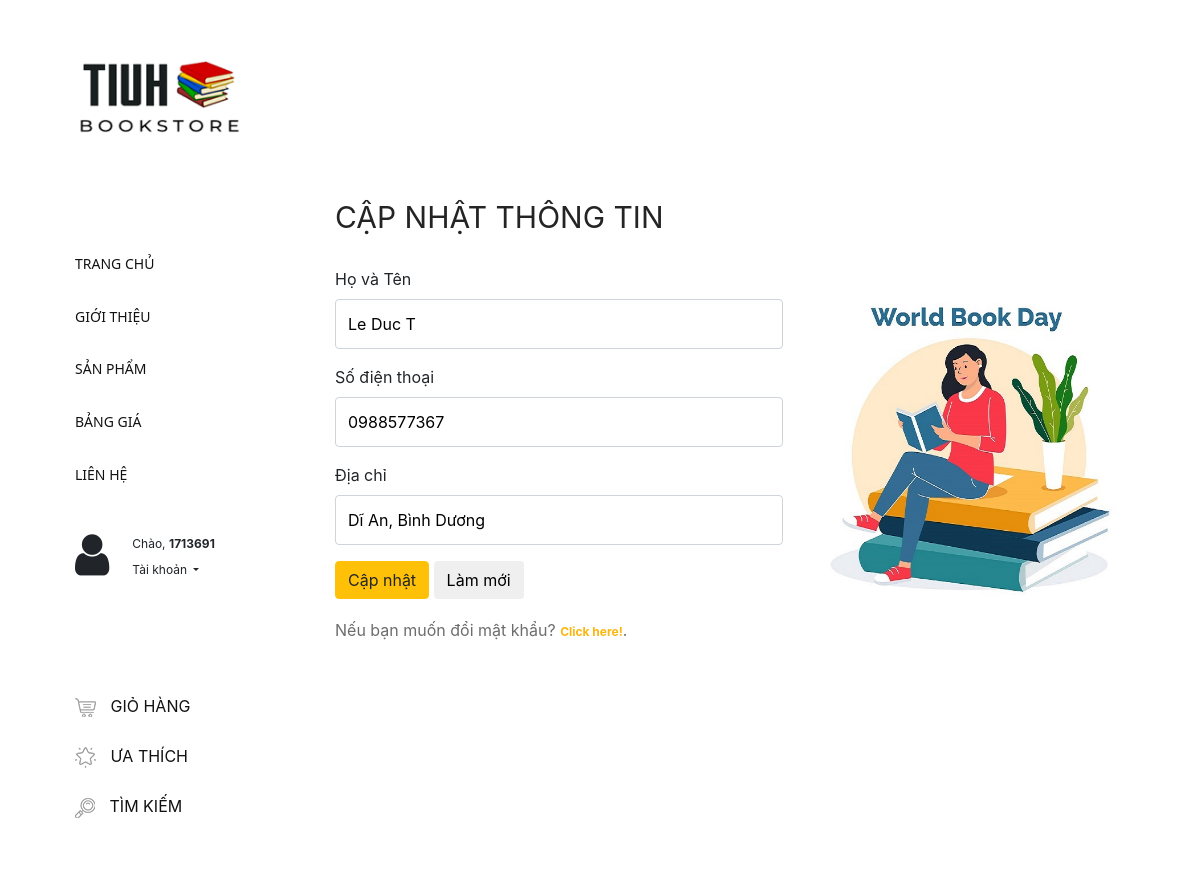
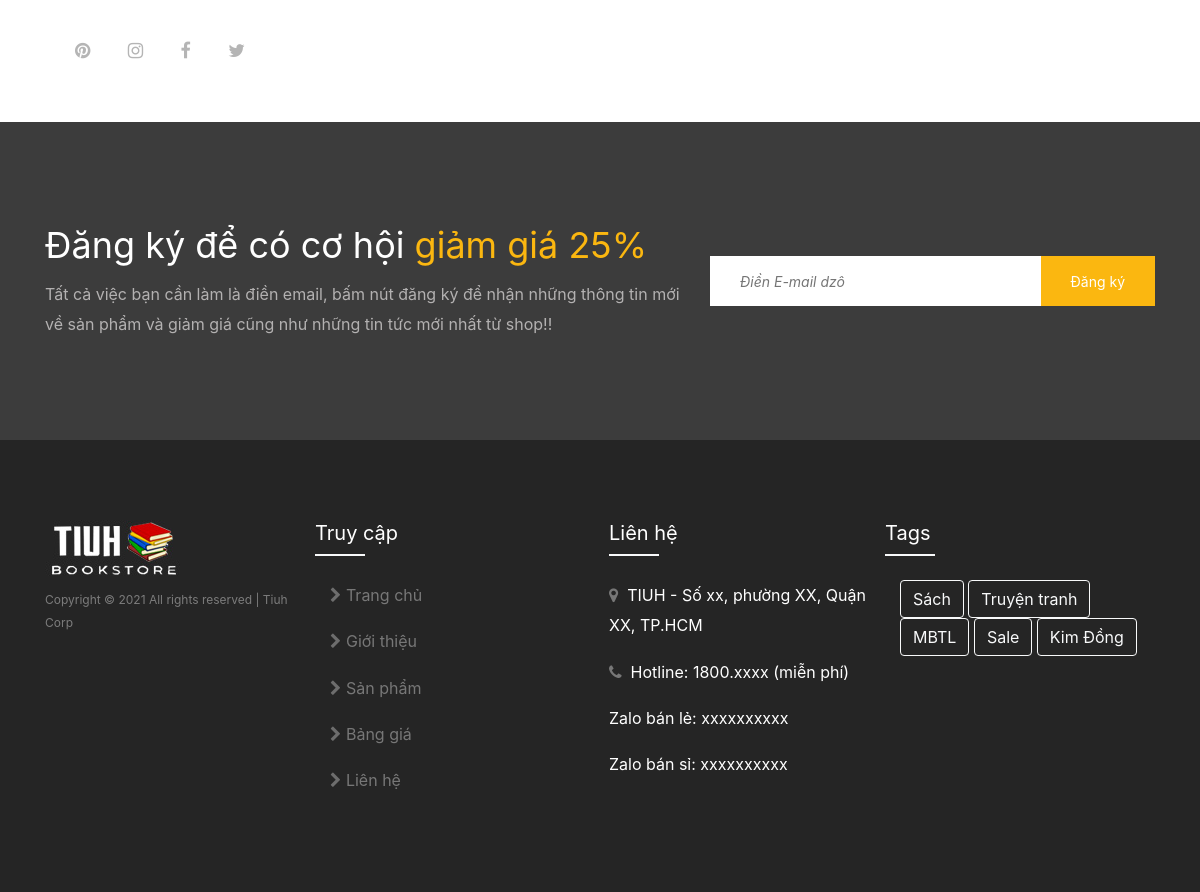
/edit-user.php (signed in), run on the app's committed database (2 pictures, top to bottom).
### tables this page shows
CREATE TABLE IF NOT EXISTS `users` (
  `id` int(11) NOT NULL AUTO_INCREMENT,
  `username` varchar(50) NOT NULL,
  `password` varchar(255) NOT NULL,
  `created_at` datetime DEFAULT current_timestamp(),
  `name` varchar(25) NOT NULL,
  `phone` varchar(11) NOT NULL,
  `address` text NOT NULL,
  `user_level` int(11) DEFAULT 0,
  PRIMARY KEY (`id`),
  UNIQUE KEY `username` (`username`)
);

### function.php (called while the page is built, shortened)
<?php
  function isNotLoggedIn() {
    if(!isset($_SESSION["loggedin"]) || $_SESSION["loggedin"] !== true){
      return true;
    } else {
      return false;
    }
  }
?>

### edit-user.php (the view, shortened to what this page needs)
<?php
include 'config.php';
include 'function.php';
$id = $_SESSION["id"];
$qry = mysqli_query($con,"select * from users where id='$id'");
$row = mysqli_fetch_array($qry);
?>
<!DOCTYPE html>
<html lang="vi">
<head>
    <link rel="stylesheet" href="css/core-style.css">
    <link rel="stylesheet" href="style.css">
</head>
<body>
    <div class="main-content-wrapper d-flex clearfix">
        <header class="header-area clearfix">
            <div class="logo">
                <a href="index.php"><img src="img/core-img/logo_1.png" alt=""></a>
            </div>
            <nav class="amado-nav">
                <ul>
                    <li><a href="index.php">Trang chủ</a></li>
                    <li><a href="intro.php">Giới thiệu</a></li>
                    <li><a href="product.php?category=horror">Sản phẩm</a></li>
                    <li><a href="price-list.php">Bảng giá</a></li>
                    <li><a href="contact.php">Liên hệ</a></li>
                </ul>
            </nav>
            <div class="amado-btn-group mt-30 mb-100">
                <div class="row">
                    <div class="col-2">
                        <i class="fa fa-3x fa-user" <?php if (isNotLoggedIn()){ echo 'style="display:none;"'; } ?>></i>
                    </div>
                    <div class="col-10">
                        <a class="dropdown-item" href="reset-password.php"
                            <?php if (isNotLoggedIn()){ echo 'style="display:none;"'; } ?>>Chào,
                            <b><?php echo htmlspecialchars($_SESSION["username"]); ?></b></a>
                        <div class="dropdown" <?php if (isNotLoggedIn()){ echo 'style="display:none;"'; } ?>>
                            <a class="dropdown-item dropdown-toggle" href="#" id="dropdownMenuLink"
                                data-toggle="dropdown" aria-haspopup="true" aria-expanded="false" <?php if (isNotLoggedIn()){ echo 'style="display:none;"'; } ?>>
                                Tài khoản
                            </a>
                        </div>
                    </div>
                </div>
            </div>
            <div class="cart-fav-search mb-100">
                <a href="cart.php" class="cart-nav"><img src="img/core-img/cart.png" alt=""> Giỏ hàng
                    <span></span></a>
                <a href="#" class="fav-nav"><img src="img/core-img/favorites.png" alt=""> Ưa thích</a>
                <a href="#" class="search-nav"><img src="img/core-img/search.png" alt=""> Tìm kiếm</a>
            </div>
            <div class="social-info d-flex justify-content-between">
                <a href="#"><i class="fa fa-pinterest" aria-hidden="true"></i></a>
                <a href="#"><i class="fa fa-instagram" aria-hidden="true"></i></a>
                <a href="#"><i class="fa fa-facebook" aria-hidden="true"></i></a>
                <a href="#"><i class="fa fa-twitter" aria-hidden="true"></i></a>
            </div>
        </header>
        <div class="cart-table-area section-padding-100">
            <div class="container pt-5 justify-content-center">
                <div class="row">
                    <div class="col-lg-7 col-md-12 col-xs-12">
                        <div class="cart-title mt-50">
                            <h2>CẬP NHẬT THÔNG TIN</h2>
                        </div>
                        <form action="<?php echo htmlspecialchars($_SERVER["PHP_SELF"]); ?>" method="post">
                            <div class="form-group">
                                <label>Họ và Tên</label>
                                <input type="text" id="name" name="name" class="form-control"
                                    value="<?php echo $row["name"]?>">
                            </div>
                            <div class="form-group">
                                <label>Số điện thoại</label>
                                <input type="number" id="phone" name="phone" class="form-control"
                                    value="<?php echo $row["phone"] ?>">
                            </div>
                            <div class="form-group">
                                <label>Địa chỉ</label>
                                <input type="text" id="address" name="address" class="form-control"
                                    value="<?php echo $row["address"] ?>">
                            </div>
                            <div class="form-group">
                                <input type="submit" name="update" class="btn btn-warning" value="Cập nhật"
                                    onclick="javascript:check()">
                                <input type="reset" class="btn btn-default" value="Làm mới">
                            </div>
                            <p>Nếu bạn muốn đổi mật khẩu? <a href="changepw.php" style="color: #fbb710; font-weight: bold;">Click here!</a>.</p>
                        </form>
                    </div>
                    <div class="col-lg-5 col-md-12 col-xs-12">
                        <div class="row h-25">
                        </div>
                        <div class="row">
                            <img src="img/intro-img/signup.jpg" alt="">
                        </div>
                    </div>
                </div>
            </div>
        </div>
    </div>
    <section class="newsletter-area section-padding-100-0">
        <div class="container">
            <div class="row align-items-center">
                <div class="col-12 col-lg-6 col-xl-7">
                    <div class="newsletter-text mb-100">
                        <h2>Đăng ký để có cơ hội <span> giảm giá 25%</span></h2>
                        <p>Tất cả việc bạn cần làm là điền email, bấm nút đăng ký để nhận những thông tin mới về sản
                            phẩm và giảm giá cũng như những tin tức mới nhất từ shop!!</p>
                    </div>
                </div>
                <div class="col-12 col-lg-6 col-xl-5">
                    <div class="newsletter-form mb-100">
                        <form action="#" method="post">
                            <input id="mail-check" type="email" name="email" class="nl-email"
                                placeholder="Điền E-mail dzô">
                            <input type="submit" onclick="showMess()" value="Đăng ký">
                        </form>
                    </div>
                </div>
            </div>
        </div>
    </section>
    <footer class="footer_area clearfix">
        <div class="container">
            <div class="row">
                <div class="col-md-3">
                    <div class="single_widget_area">
                        <div class="footer-logo mr-50">
                            <a href="index.php"><img src="img/core-img/logo_2.png" alt=""></a>
                        </div>
                        <p class="copywrite">
                            Copyright &copy;
                             All rights reserved | Tiuh Corp
                        </p>
                    </div>
                </div>
                <div class="col-md-3">
                    <div class="row">
                        <h5 style="color: white;">Truy cập</h5>
                    </div>
                    <div class="row mb-4">
                        <div class="underline bg-light" style="width: 50px;"></div>
                    </div>
                    <p><i class="fa fa-chevron-right" aria-hidden="true"></i> <a style="color:#777; font-size:100%;"
                            href="index.php">Trang chủ</a></p>
                    <p><i class="fa fa-chevron-right" aria-hidden="true"></i> <a style="color:#777; font-size:100%;"
                            href="intro.php">Giới thiệu</a></p>
                    <p><i class="fa fa-chevron-right" aria-hidden="true"></i> <a style="color:#777; font-size:100%;"
                            href="product.php?category=horror">Sản phẩm</a></p>
                    <p><i class="fa fa-chevron-right" aria-hidden="true"></i> <a style="color:#777; font-size:100%;"
                            href="price-list.php">Bảng giá</a></p>
                    <p><i class="fa fa-chevron-right" aria-hidden="true"></i> <a style="color:#777; font-size:100%;"
                            href="contact.php">Liên hệ</a></p>
                </div>
                <div class="col-md-3 pl-4">
                    <div class="row">
                        <h5 style="color: white;">Liên hệ</h5>
                    </div>
                    <div class="row mb-4">
                        <div class="underline bg-light" style="width: 50px;"></div>
                    </div>
                    <div class="row">
                        <p style="color: white;"><span style="color:#777" class="fa fa-map-marker"></span> &nbsp;TIUH -
                            Số xx, phường XX, Quận XX, TP.HCM</p>
                        <p style="color: white;"><span style="color:#777" class="fa fa-phone"></span> &nbsp;Hotline:
                            1800.xxxx (miễn phí)</p>
                        <p style="color: white;">Zalo bán lẻ: xxxxxxxxxx</p>
                        <p style="color: white;">Zalo bán sỉ: xxxxxxxxxx</p>
                    </div>
                </div>
                <div class="col-md-3">
                    <div class="row">
                        <h5 style="color: white;">Tags</h5>
                    </div>
                    <div class="row mb-4">
                        <div class="underline bg-light" style="width: 50px;"></div>
                    </div>
                    <button class="btn btn-outline-light">Sách</button> <button class="btn btn-outline-light">Truyện
                        tranh</button> <button class="btn btn-outline-light">MBTL</button> <button
                        class="btn btn-outline-light">Sale</button> <button class="btn btn-outline-light">Kim
                        Đồng</button>
                </div>
            </div>
        </div>
    </footer>
</body>
</html>

### css/core-style.css (style rules this page uses)
* { margin: 0; padding: 0; }
body { font-size: 16px; }
h1, h2, h3, h4, h5, h6 { color: #242424; line-height: 1.3; font-weight: 400; }
p { color: #6d6d6d; font-size: 16px; line-height: 1.9; font-weight: 400; }
a { -webkit-transition: all 500ms ease 0s; transition: all 500ms ease 0s; text-decoration: none; outline: 0 solid transparent; color: #131212; font-weight: 400; font-size: 12px; }
ul, ol { margin: 0; }
ul li, ol li { list-style: none; }
img { height: auto; max-width: 100%; }
.mt-30 { margin-top: 30px !important; }
.mt-50 { margin-top: 50px !important; }
.mb-100 { margin-bottom: 100px !important; }
.mr-50 { margin-right: 50px !important; }
.section-padding-100 { padding-top: 100px; padding-bottom: 100px; }
.section-padding-100-0 { padding-top: 100px; padding-bottom: 0; }
.main-content-wrapper { position: relative; z-index: 1; -webkit-transition-duration: 500ms; transition-duration: 500ms; -ms-flex-wrap: wrap; flex-wrap: wrap; }
.main-content-wrapper .header-area { -webkit-transition-duration: 500ms; transition-duration: 500ms; position: relative; z-index: 1; -webkit-box-flex: 0; -ms-flex: 0 0 320px; flex: 0 0 320px; width: 320px; max-width: 320px; background-color: #fff; padding: 60px 75px; }
.main-content-wrapper .header-area .logo { margin-bottom: 100px; display: block; }
.main-content-wrapper .header-area .amado-nav li a { font-size: 14px; text-transform: uppercase; position: relative; z-index: 1; padding: 20px 0; display: block; line-height: 0.9; color: #131212; font-weight: normal; font-family:'Segoe UI', Tahoma, Geneva, Verdana, sans-serif; }
.main-content-wrapper .header-area .amado-nav li a::after { -webkit-transition-duration: 500ms; transition-duration: 500ms; width: 30px; height: 3px; position: absolute; top: 50%; margin-top: -1.5px; left: -150px; background-color: #fbb710; z-index: 10; content: ""; }
.main-content-wrapper .header-area .cart-fav-search a { display: block; text-transform: uppercase; font-size: 16px; padding: 15px 0; color: #131212; line-height: 1; }
.main-content-wrapper .header-area .cart-fav-search a img { margin-right: 10px; }
.main-content-wrapper .header-area .social-info a { color: #b5b5b5; display: inline-block; }
.main-content-wrapper .header-area .social-info a i { font-size: 18px; }
.main-content-wrapper .cart-table-area { position: relative; z-index: 1; -webkit-box-flex: 0; -ms-flex: 0 0 calc(95% - 320px); flex: 0 0 calc(95% - 320px); width: calc(95% - 320px); max-width: calc(95% - 320px); }
.main-content-wrapper .cart-table-area .cart-title h2 { font-size: 30px; margin-bottom: 30px; color: #242424; }
.newsletter-area { position: relative; z-index: 1; background-color: #3c3c3c; }
.newsletter-area .newsletter-text { position: relative; z-index: 1; }
.newsletter-area .newsletter-text h2 { font-size: 36px; margin-bottom: 10px; color: #fff; }
.newsletter-area .newsletter-text h2 span { color: #fbb710; }
.newsletter-area .newsletter-text p { color: #b3b1b1; margin-bottom: 0; }
.newsletter-area .newsletter-form form { position: relative; z-index: 1; }
.newsletter-area .newsletter-form form input[type="email"] { width: 100%; height: 50px; background-color: #fff; color: #afafaf; font-size: 14px; font-style: italic; border: none; padding: 0 30px; }
.newsletter-area .newsletter-form form input[type="submit"] { -webkit-transition-duration: 500ms; transition-duration: 500ms; height: 50px; background-color: #fbb710; color: #fff; font-size: 14px; padding: 0 30px; cursor: pointer; position: absolute; top: 0; right: 0; z-index: 10; border: none; }
.footer_area { position: relative; z-index: 1; background-color: #252525; padding: 80px 0; }
.footer_area .single_widget_area .copywrite { font-size: 12px; color: rgba(255, 255, 255, 0.4); margin-top: 10px; }

### style.css (style rules this page uses)
.underline { width: 100px; height: 2px; background-color: orangered; }
.form-control { color : rgb(0, 0, 0) !important; height: 50px; }

### data on the page
users: name "Le Duc T", phone "0988577367", address "Dĩ An, Bình Dương"

### other printed values
$_SESSION["username"] "1713691"
